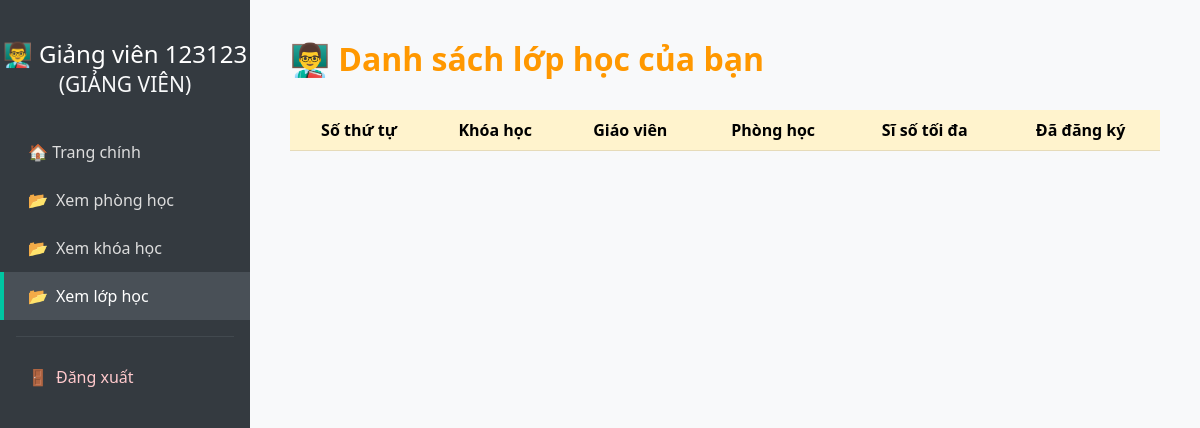
Before: /view-classes (signed in) with the older database file.
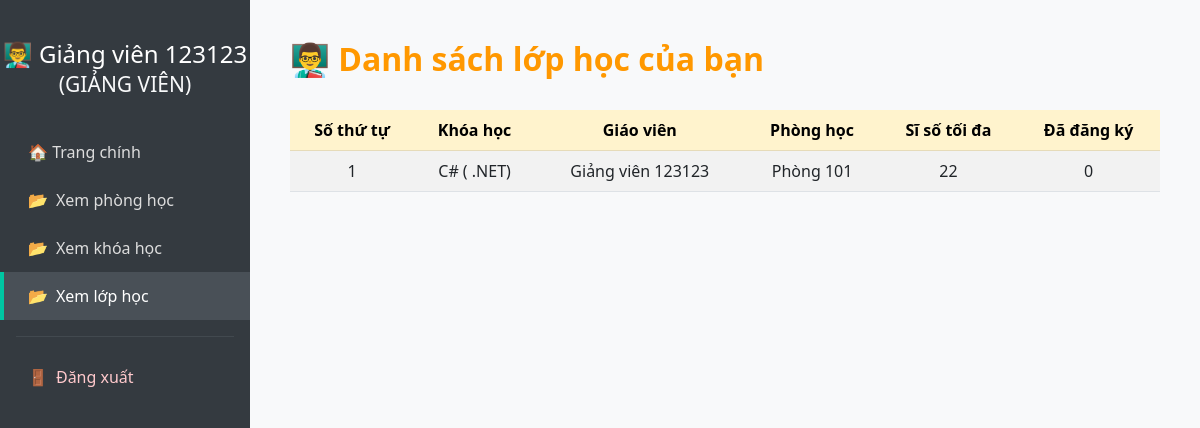
After: the same page with the newer database file.
### tables this page shows
CREATE TABLE classes (
            id INTEGER PRIMARY KEY AUTOINCREMENT,
            course_id INTEGER NOT NULL,
            teacher_id INTEGER NOT NULL,
            room_id INTEGER NOT NULL,
            capacity INTEGER NOT NULL CHECK (capacity > 0),
            registered INTEGER DEFAULT 0,
            FOREIGN KEY (course_id) REFERENCES courses(id),
            FOREIGN KEY (teacher_id) REFERENCES users(id),
            FOREIGN KEY (room_id) REFERENCES rooms(id)
        );

CREATE TABLE courses (
            id INTEGER PRIMARY KEY AUTOINCREMENT,
            name TEXT NOT NULL UNIQUE,
            description TEXT
        );

CREATE TABLE users (
            id INTEGER PRIMARY KEY AUTOINCREMENT,
            full_name TEXT NOT NULL,
            email TEXT NOT NULL UNIQUE,
            password TEXT NOT NULL,
            role TEXT NOT NULL CHECK (role IN ('student', 'teacher', 'admin')),
            dob DATE,                
            phone TEXT,             
            gender TEXT CHECK (gender IN ('male', 'female', 'other')), 
            cccd TEXT              
        );

CREATE TABLE rooms (
            id INTEGER PRIMARY KEY AUTOINCREMENT,
            name TEXT NOT NULL UNIQUE,
            status TEXT NOT NULL CHECK (status IN ('available', 'occupied', 'maintenance'))
        );

### app.py (the view)
@app.route('/view-classes')
@login_required
def view_classes():
    conn = sqlite3.connect('database.db')
    cursor = conn.cursor()
    if( current_user.role == 'admin'):
        query = """
            SELECT classes.id, courses.name, users.full_name, rooms.name, classes.capacity, classes.registered
            FROM classes
            JOIN courses ON classes.course_id = courses.id
            JOIN users ON classes.teacher_id = users.id
            JOIN rooms ON classes.room_id = rooms.id
        """
        classes = cursor.execute(query).fetchall()
    elif (current_user.role == 'teacher'):
        query = """
            SELECT classes.id, courses.name, users.full_name, rooms.name, classes.capacity, classes.registered
            FROM classes
            JOIN courses ON classes.course_id = courses.id
            JOIN users ON classes.teacher_id = users.id
            JOIN rooms ON classes.room_id = rooms.id
            where classes.teacher_id = ?
        """
        classes = cursor.execute(query, (current_user.id,)).fetchall()
    else:
        conn.close()
        return "Không có quyền truy cập", 403
    conn.close()
    return render_template('view_classes.html', classes=classes, user = current_user)

### app.py (called while the page is built)
@login_manager.user_loader
def load_user(user_id):
    conn = sqlite3.connect('database.db')
    cursor = conn.cursor()
    cursor.execute("SELECT id, full_name, email, role FROM users WHERE id = ?", (user_id,))
    row = cursor.fetchone()
    conn.close()
    if row:
        return User(*row)
    return None

### templates/view_classes.html (shortened to what this page needs)
<!DOCTYPE html>
<html lang="vi">
<head>
  <link href="https://cdn.jsdelivr.net/npm/bootstrap@5.3.0/dist/css/bootstrap.min.css" rel="stylesheet">
</head>
<body>
<div class="sidebar">
  {%if user.role == 'admin' %}
    <h4>🎓 {{ user.full_name }}<br><small class="text-light">(ADMIN)</small></h4>
  {% elif user.role == 'teacher' %}
    <h4>👨‍🏫 {{ user.full_name }}<br><small class="text-light">(GIẢNG VIÊN)</small></h4>
  {% else %}
    <h4>👩‍🎓 {{ user.full_name }}<br><small class="text-light">(Sinh viên)</small></h4>
  {% endif %}
  <a href="/dashboard">🏠 Trang chính</a>
  <a href="{{ url_for('view_rooms') }}"><span class="icon">📂</span>Xem phòng học</a>
  <a href="{{ url_for('view_courses') }}"><span class="icon">📂</span>Xem khóa học</a>
  <a href="{{ url_for('view_classes') }}" class="active" ><span class="icon">📂</span>Xem lớp học</a>
  <hr class="text-secondary mx-3">
  <a href="{{ url_for('logout') }}" class="logout-link"><span class="icon">🚪</span>Đăng xuất</a>
</div>
<div class="main-content">
  {% if user.role == 'teacher' %}
    <h2>👨‍🏫 Danh sách lớp học của bạn</h2>
  {% endif %}
  <div class="table-responsive">
    <table class="table table-striped table-hover align-middle">
      <thead class="table-warning text-center">
        <tr>
          <th scope="col">Số thứ tự</th>
          <th scope="col">Khóa học</th>
          <th scope="col">Giáo viên</th>
          <th scope="col">Phòng học</th>
          <th scope="col">Sĩ số tối đa</th>
          <th scope="col">Đã đăng ký</th>
        </tr>
      </thead>
      <tbody class="text-center">
        {% for c in classes %}
        <tr>
          <td>{{ c[0] }}</td>
          <td>{{ c[1] }}</td>
          <td>{{ c[2] }}</td>
          <td>{{ c[3] }}</td>
          <td>{{ c[4] }}</td>
          <td>{{ c[5] }}</td>
        </tr>
        {% endfor %}
      </tbody>
    </table>
  </div>
</div>
</body>
</html>

Changed rows visible on the page:
added classes: id "1", name "C# ( .NET)", full_name "Giảng viên 123123", name "Phòng 101", capacity "22", registered "0"
